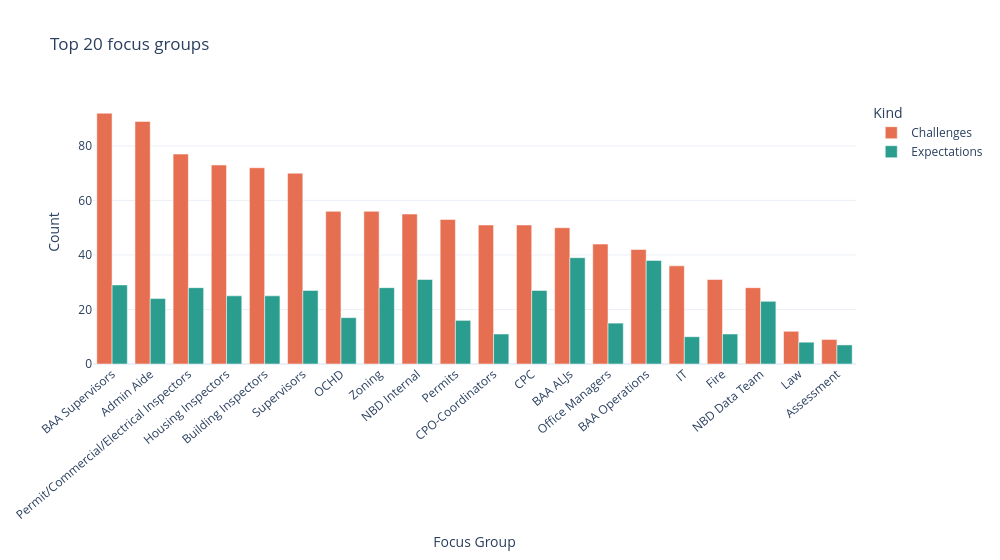

The notebook cell this image was saved under:
### Markdown cell above
## 5. Top focus groups

### Code cell
top_n = 20
top = df.groupby("focus_group").size().sort_values(ascending=False).head(top_n)
exp = expectations_df.groupby("focus_group").size()
plot_top = pd.DataFrame({
    "Focus Group": top.index.tolist(),
    "Challenges": top.values.astype(int),
    "Expectations": [int(exp.get(g, 0)) for g in top.index],
}).melt(id_vars="Focus Group", var_name="Kind", value_name="Count")
fig_top = px.bar(
    plot_top,
    x="Focus Group",
    y="Count",
    color="Kind",
    barmode="group",
    title=f"Top {top_n} focus groups",
    color_discrete_map={"Challenges": "#E76F51", "Expectations": "#2A9D8F"},
    category_orders={"Focus Group": top.index.tolist()},
)
fig_top.update_layout(
    height=560,
    width=1000,
    template="plotly_white",
    xaxis=dict(tickangle=-40),
    margin=dict(b=140),
)
fig_top.show()

### Figure 1 — Plotly figure (JSON) as saved in the notebook; plotly's stock layout.template omitted (floating-point values rounded to 4 significant figures)
{"data": [{"alignmentgroup": "True", "hovertemplate": "Kind=Challenges<br>Focus Group=%{x}<br>Count=%{y}<extra></extra>", "legendgroup": "Challenges", "marker": {"color": "#E76F51", "pattern": {"shape": ""}}, "name": "Challenges", "offsetgroup": "Challenges", "orientation": "v", "showlegend": true, "textposition": "auto", "type": "bar", "x": ["BAA Supervisors", "Admin Aide", "Permit/Commercial/Electrical Inspectors", "Housing Inspectors", "Building Inspectors", "Supervisors", "OCHD", "Zoning", "NBD Internal", "Permits", "CPO-Coordinators", "CPC", "BAA ALJs", "Office Managers", "BAA Operations", "IT", "Fire", "NBD Data Team", "Law", "Assessment"], "xaxis": "x", "y": [92, 89, 77, 73, 72, 70, 56, 56, 55, 53, 51, 51, 50, 44, 42, 36, 31, 28, 12, 9], "yaxis": "y"}, {"alignmentgroup": "True", "hovertemplate": "Kind=Expectations<br>Focus Group=%{x}<br>Count=%{y}<extra></extra>", "legendgroup": "Expectations", "marker": {"color": "#2A9D8F", "pattern": {"shape": ""}}, "name": "Expectations", "offsetgroup": "Expectations", "orientation": "v", "showlegend": true, "textposition": "auto", "type": "bar", "x": ["BAA Supervisors", "Admin Aide", "Permit/Commercial/Electrical Inspectors", "Housing Inspectors", "Building Inspectors", "Supervisors", "OCHD", "Zoning", "NBD Internal", "Permits", "CPO-Coordinators", "CPC", "BAA ALJs", "Office Managers", "BAA Operations", "IT", "Fire", "NBD Data Team", "Law", "Assessment"], "xaxis": "x", "y": [29, 24, 28, 25, 25, 27, 17, 28, 31, 16, 11, 27, 39, 15, 38, 10, 11, 23, 8, 7], "yaxis": "y"}], "layout": {"barmode": "group", "height": 560, "legend": {"title": {"text": "Kind"}, "tracegroupgap": 0}, "margin": {"b": 140}, "title": {"text": "Top 20 focus groups"}, "width": 1000, "xaxis": {"anchor": "y", "categoryarray": ["BAA Supervisors", "Admin Aide", "Permit/Commercial/Electrical Inspectors", "Housing Inspectors", "Building Inspectors", "Supervisors", "OCHD", "Zoning", "NBD Internal", "Permits", "CPO-Coordinators", "CPC", "BAA ALJs", "Office Managers", "BAA Operations", "IT", "Fire", "NBD Data Team", "Law", "Assessment"], "categoryorder": "array", "domain": [0, 1], "tickangle": -40, "title": {"text": "Focus Group"}}, "yaxis": {"anchor": "x", "domain": [0, 1], "title": {"text": "Count"}}}}
